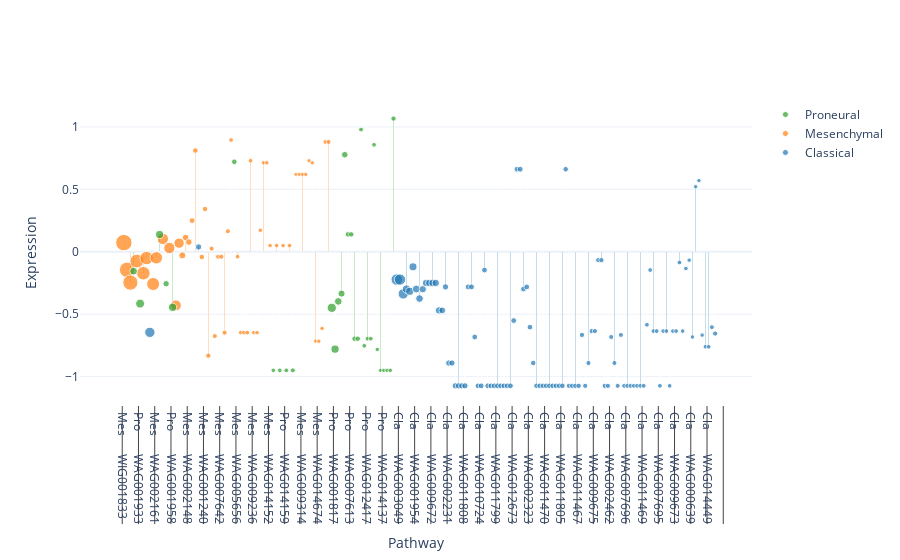

Notebook cell for this chart:
### Code cell
fig = enrich_scatter(RES,labelOrder=[2,1,0])
#select_IDs=pd.DataFrame(t.data[0].cells.values).T[0].values
#fig = enrich_scatter(RES[RES.ID.isin(select_IDs)])
fig.show()

### Figure 1 — Plotly figure (JSON) as saved in the notebook; plotly's stock layout.template omitted (floating-point values rounded to 4 significant figures; data arrays with more than 128 entries replaced by an {"elided": "..."} marker saying what was removed)
{"data": [{"marker": {"color": "#1f77b4"}, "name": "Classical", "showlegend": false, "type": "bar", "width": 0.1, "x": {"elided": "3 rows, 732 str values in total"}, "y": {"elided": "183 float values"}}, {"marker": {"color": "#1f77b4", "size": {"elided": "183 float values"}}, "mode": "markers", "name": "Classical", "text": {"elided": "183 str values"}, "type": "scatter", "x": {"elided": "3 rows, 732 str values in total"}, "y": {"elided": "183 float values"}}, {"marker": {"color": "#ff7f0e"}, "name": "Mesenchymal", "showlegend": false, "type": "bar", "width": 0.1, "x": {"elided": "3 rows, 732 str values in total"}, "y": {"elided": "183 float values"}}, {"marker": {"color": "#ff7f0e", "size": {"elided": "183 float values"}}, "mode": "markers", "name": "Mesenchymal", "text": {"elided": "183 str values"}, "type": "scatter", "x": {"elided": "3 rows, 732 str values in total"}, "y": {"elided": "183 float values"}}, {"marker": {"color": "#2ca02c"}, "name": "Proneural", "showlegend": false, "type": "bar", "width": 0.1, "x": {"elided": "3 rows, 732 str values in total"}, "y": {"elided": "183 float values"}}, {"marker": {"color": "#2ca02c", "size": {"elided": "183 float values"}}, "mode": "markers", "name": "Proneural", "text": {"elided": "183 str values"}, "type": "scatter", "x": {"elided": "3 rows, 732 str values in total"}, "y": {"elided": "183 float values"}}], "layout": {"barmode": "stack", "title": {"text": ""}, "xaxis": {"categoryarray": ["Proneural", "Mesenchymal", "Classical"], "categoryorder": "array", "tickfont": {"size": 12}, "title": {"text": "Pathway"}}, "yaxis": {"categoryarray": ["Proneural", "Mesenchymal", "Classical"], "categoryorder": "array", "tickfont": {"size": 12}, "title": {"text": "Expression"}}}}
